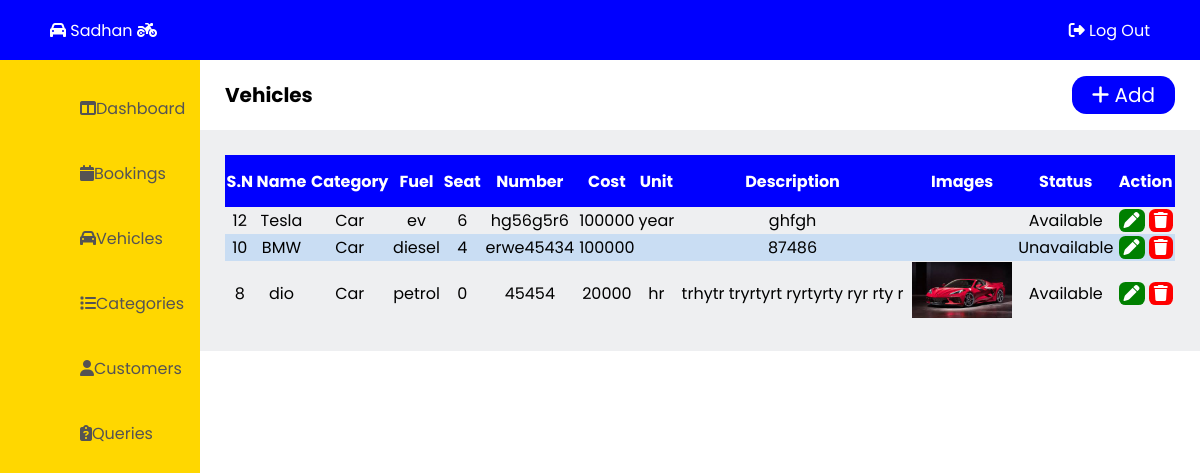
Before: /admin/vehicles.php with the older database file.
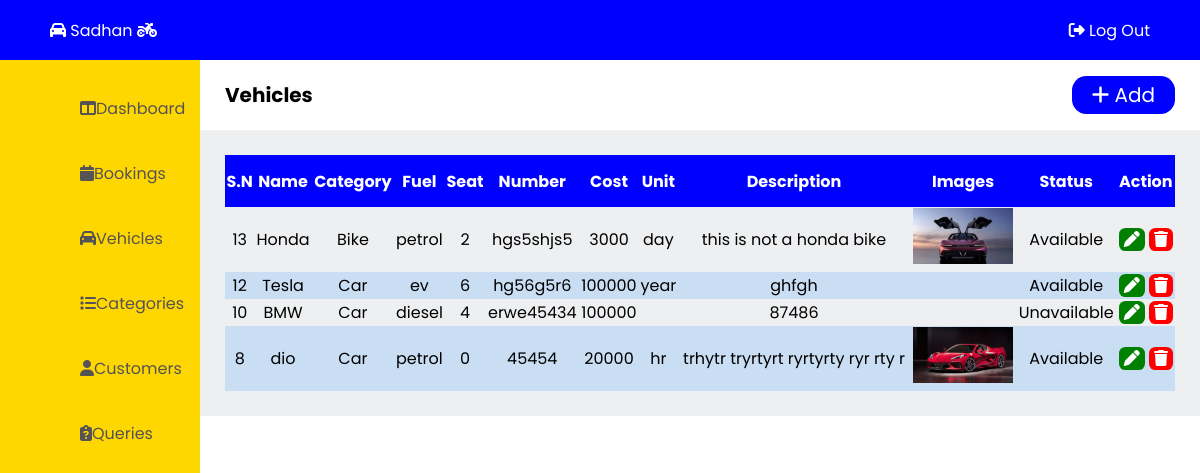
After: the same page with the newer database file.
### tables this page shows
CREATE TABLE `vehicles` (
  `v_id` int(11) NOT NULL,
  `v_name` varchar(50) NOT NULL,
  `v_type` varchar(50) NOT NULL,
  `v_fuel` varchar(20) NOT NULL,
  `v_seat` int(100) NOT NULL,
  `v_number` varchar(30) DEFAULT NULL,
  `v_cost` int(20) NOT NULL,
  `v_cunit` varchar(50) NOT NULL,
  `v_image1` varchar(500) NOT NULL,
  `v_image2` varchar(500) NOT NULL,
  `v_image3` varchar(500) NOT NULL,
  `v_description` varchar(200) NOT NULL,
  `v_status` varchar(20) NOT NULL
);

### admin/vehicles.php (the view, shortened to what this page needs)
<!DOCTYPE html>
<html lang="en">
<head>
  <link rel="stylesheet" href="admin-css\admin-style.css"/>
</head>
<body>
  <?php
    include "admin-container\admin-header.php";
  ?>
  <?php
    include "admin-container\admin-leftbar.php";
  ?>
  <main class="main">
    <section class="title">
      <p>Vehicles</p>
      <div class="add-btn">
        <a href="add-vehicles.php"><i class="fa-solid fa-plus"></i> Add</a>
      </div>
    </section>
    <div class="vehicle-table">
      <table>
        <tr>
          <th>S.N</th>
          <th>Name</th>
          <th>Category</th>
          <th>Fuel</th>
          <th>Seat</th>
          <th>Number</th>
          <th>Cost</th>
          <th>Unit</th>
          <th>Description</th>
          <th>Images</th>
          <th>Status</th>
          <th>Action</th>
        </tr>
<?php
    $qry = "SELECT * FROM vehicles ORDER BY v_id DESC";
    include 'admin-container/db_connection.php';
    $result = mysqli_query($con, $qry);
?>
        <?php while($row = mysqli_fetch_assoc($result)){  ?>
          <tr>
            <td><?php echo $row['v_id'];?></td>
            <td><?php echo $row['v_name'];?></td>
            <td><?php echo $row['v_type'];?></td>
            <td><?php echo $row['v_fuel'];?></td>
            <td><?php echo $row['v_seat'];?></td>
            <td><?php echo $row['v_number'];?></td>
            <td><?php echo $row['v_cost'];?></td>
            <td><?php echo $row['v_cunit'];?></td>
            <td><?php echo $row['v_description'];?></td>
            <td><img src="../images/<?php echo $row['v_image1'];?>" alt="" style="width:100px"></td>
            <td><?php echo $row['v_status'];?></td>
            <td>
              <a href="edit-vehicle.php?v_id=<?php echo $row['v_id'];?>" class="confirm"><i class="fa-solid fa-pen"></i></a>
              <a href="vehicles.php?v_id=<?php echo $row['v_id'];?>" name="delete" class="delete" onclick="return confirm('Are you sure to delete?')"><i class="fa-solid fa-trash"></i></a>
            </td>
          </tr>
        <?php } ?>
      </table>
    </div>
  </main>
</body>
</html>

### admin/admin-container/admin-header.php
<header class="header">
    <a href="..\home.php" class="logo"><i class="fa-solid fa-car"></i> Sadhan <i class="fa-solid fa-motorcycle"></i></a>
    <div class="admin-header-btn">
        <a href="admin-logout.php" class="admin-logout" onclick="return confirm('Are you sure to log out?')"><i class="fa-solid fa-right-from-bracket"></i> Log Out </a>
    </div>
</header>

### admin/admin-container/admin-leftbar.php
<section class="leftbar">
    <div class="leftbar-menu">
    <nav>
      <ul class="nav-item">
        <li><a href="dashboard.php" class="nav-item"><i class="fa-solid fa-table-columns"></i> Dashboard</a></li>
        <li><a href="bookings.php" class="nav-item"><i class="fa-solid fa-calendar"></i> Bookings</a></li>
        <li><a href="vehicles.php" class="nav-item"><i class="fa-solid fa-car"></i> Vehicles</a></li>
        <li><a href="categories.php" class="nav-item"><i class="fa-solid fa-list"></i> Categories</a></li>
        <li><a href="customers.php" class="nav-item"><i class="fa-solid fa-user"></i> Customers</a></li>
        <li><a href="queries.php" class="nav-item"><i class="fa-solid fa-clipboard-question"></i> Queries</a></li>
      </ul>
    </nav>
    </div>
</section>

### admin/admin-css/admin-style.css (style rules this page uses)
body { list-style: none; text-decoration: none; margin: 0; padding: 0; height: 100vh; display: grid; grid-template-columns: 200px 1fr; grid-template-rows: 60px 1fr; font-family: 'Poppins', sans-serif; }
.header { background-color: blue; grid-column: 1 / 3; grid-row: 1 / 2; }
.leftbar { background-color: gold; grid-column: 1 / 2; grid-row: 2 / 3; }
.title { padding-left: 25px; padding-right: 25px; font-size: 20px; display: flex; align-items: center; }
.title p { font-weight: bold; }
.title a { text-decoration: none; color: rgb(255, 255, 255); background-color: blue; padding: 5px 20px; border-radius: 0.9rem; justify-content: space-between; }
.add-btn { position: absolute; right: 0; padding-right: 25px; }
header { top: 0; right: 0; display: flex; align-items: center; justify-content: space-between; padding-left: 30px; padding-right: 30px; }
.header a { padding: 10px 20px; text-decoration: none; color: white; }
.admin-header-btn .admin-logout { color: #fff; border-radius: 0.9rem; }
.leftbar-menu nav { overflow: hidden; }
.leftbar-menu li { text-decoration: none; list-style: none; }
.leftbar-menu a { position: relative; color: rgb(85, 83, 83); font-size: 16px; display: table; width: 150px; text-decoration: none; list-style: none; padding: 20px; border-radius: 0.9rem; }
.nav-item { position: relative; margin-left: 10px; }
.booking-table, .vehicle-table, .customer-table, .category-table, .query-table { padding: 25px; background-color: #eeeff1; }
table { width: 100%; border-collapse: collapse; }
th { height: 50px; background-color: blue; color: white; }
td { text-align: center; }
td a { text-decoration: none; color: rgb(255, 255, 255); padding-left: 5px; padding-right: 5px; border-radius: 0.4rem; }
.confirm, .edit { background-color: green; }
.cancel, .delete { background-color: red; }
tr:nth-child(odd) { background-color: rgba(0, 119, 255, 0.158); }

Changed rows visible on the page:
added vehicles: v_id "13", v_name "Honda", v_type "Bike", v_fuel "petrol", v_seat "2", v_number "hgs5shjs5", v_cost "3000", v_cunit "day", v_description "this is not a honda bike", v_image1 (picture), v_status "Available"
